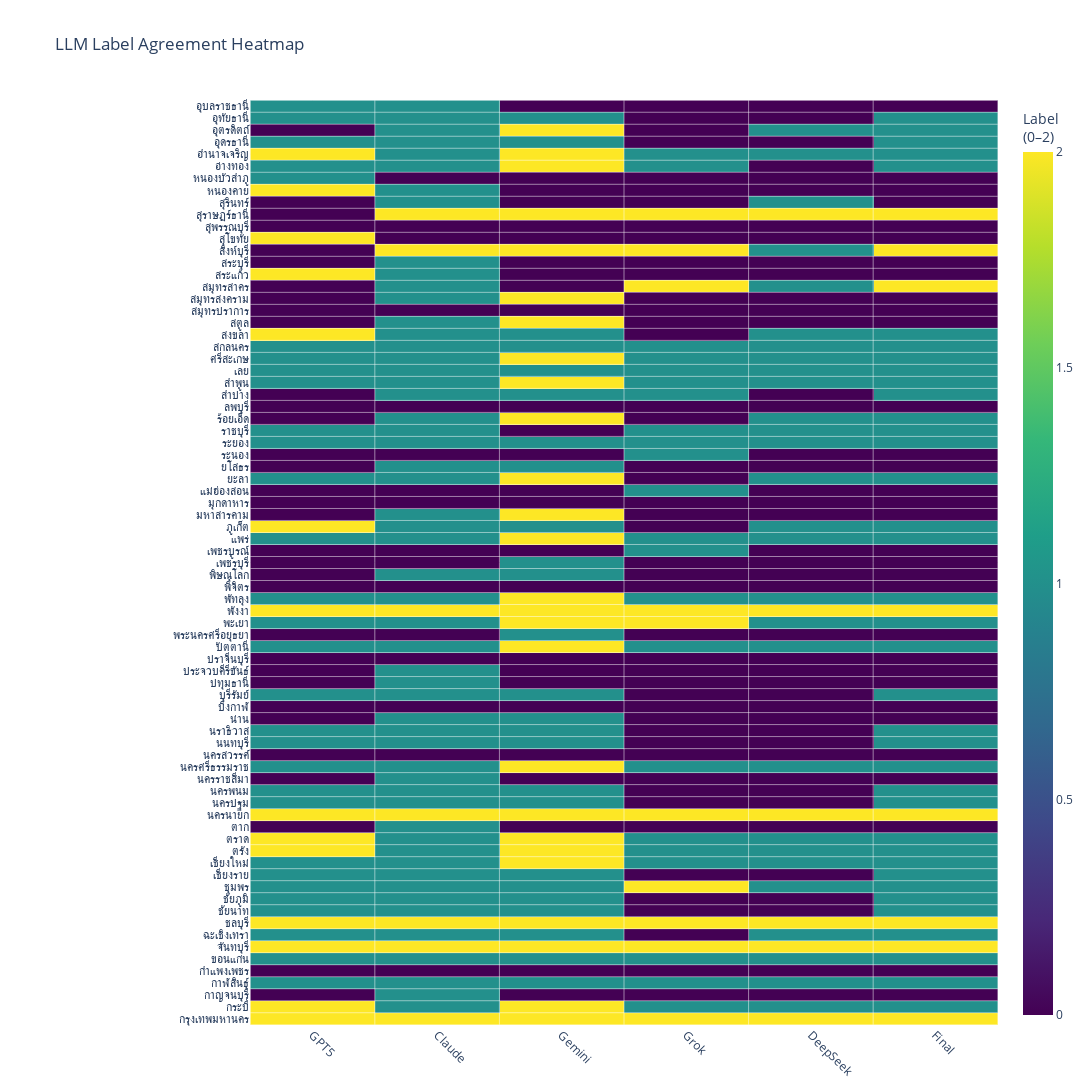

Notebook code cell kept with this figure:
### Code cell
llm_cols = ["GPT5","Claude","Gemini","Grok","DeepSeek","Final"]
heatmap_matrix = df_labeling[llm_cols].values
province_names = df_labeling["จังหวัด"].tolist()

n_rows = len(province_names)
n_cols = len(llm_cols)

import plotly.graph_objects as go

fig = go.Figure(data=go.Heatmap(
    z=heatmap_matrix,
    x=llm_cols,
    y=list(range(n_rows)),     # ใช้ตัวเลขเป็นแกนก่อน
    colorscale="Viridis",
    showscale=True,
    zmin=0, zmax=2,
    colorbar=dict(title="Label<br>(0–2)")
))

# --- add grid lines ---
shapes = []
for i in range(n_rows + 1):
    shapes.append(
        dict(
            type="line",
            x0=-0.5, y0=i-0.5,
            x1=n_cols-0.5, y1=i-0.5,
            line=dict(color="white", width=0.5)
        )
    )

for j in range(n_cols + 1):
    shapes.append(
        dict(
            type="line",
            x0=j-0.5, y0=-0.5,
            x1=j-0.5, y1=n_rows-0.5,
            line=dict(color="white", width=0.5)
        )
    )

# --- update layout ---
fig.update_layout(
    title="LLM Label Agreement Heatmap",
    width=1200,
    height=2200,       # ขยายสูงขึ้นเพื่อให้ชื่อไม่ทับกัน
    template="plotly_white",
    shapes=shapes,
    xaxis=dict(tickangle=45),

    # === จุดสำคัญที่สุด ===
    yaxis=dict(
        tickmode="array",
        tickvals=list(range(n_rows)),
        ticktext=province_names,
        automargin=True
    ),
    margin=dict(l=250, r=50, t=100, b=50)  # ขยายซ้ายให้เห็นชื่อยาวๆ
)

fig.show()

### Figure 1 — Plotly figure (JSON) as saved in the notebook; plotly's stock layout.template omitted (floating-point values rounded to 4 significant figures; data arrays with more than 128 entries replaced by an {"elided": "..."} marker saying what was removed)
{"data": [{"colorbar": {"title": {"text": "Label<br>(0–2)"}}, "colorscale": [[0, "#440154"], [0.1111, "#482878"], [0.2222, "#3e4989"], [0.3333, "#31688e"], [0.4444, "#26828e"], [0.5556, "#1f9e89"], [0.6667, "#35b779"], [0.7778, "#6ece58"], [0.8889, "#b5de2b"], [1, "#fde725"]], "showscale": true, "type": "heatmap", "x": ["GPT5", "Claude", "Gemini", "Grok", "DeepSeek", "Final"], "y": [0, 1, 2, 3, 4, 5, 6, 7, 8, 9, 10, 11, 12, 13, 14, 15, 16, 17, 18, 19, 20, 21, 22, 23, 24, 25, 26, 27, 28, 29, 30, 31, 32, 33, 34, 35, 36, 37, 38, 39, 40, 41, 42, 43, 44, 45, 46, 47, 48, 49, 50, 51, 52, 53, 54, 55, 56, 57, 58, 59, 60, 61, 62, 63, 64, 65, 66, 67, 68, 69, 70, 71, 72, 73, 74, 75, 76], "z": {"elided": "77x6 int values"}, "zmax": 2, "zmin": 0}], "layout": {"height": 2200, "margin": {"b": 50, "l": 250, "r": 50, "t": 100}, "shapes": [{"line": {"color": "white", "width": 0.5}, "type": "line", "x0": -0.5, "x1": 5.5, "y0": -0.5, "y1": -0.5}, {"line": {"color": "white", "width": 0.5}, "type": "line", "x0": -0.5, "x1": 5.5, "y0": 0.5, "y1": 0.5}, {"line": {"color": "white", "width": 0.5}, "type": "line", "x0": -0.5, "x1": 5.5, "y0": 1.5, "y1": 1.5}, {"line": {"color": "white", "width": 0.5}, "type": "line", "x0": -0.5, "x1": 5.5, "y0": 2.5, "y1": 2.5}, {"line": {"color": "white", "width": 0.5}, "type": "line", "x0": -0.5, "x1": 5.5, "y0": 3.5, "y1": 3.5}, {"line": {"color": "white", "width": 0.5}, "type": "line", "x0": -0.5, "x1": 5.5, "y0": 4.5, "y1": 4.5}, {"line": {"color": "white", "width": 0.5}, "type": "line", "x0": -0.5, "x1": 5.5, "y0": 5.5, "y1": 5.5}, {"line": {"color": "white", "width": 0.5}, "type": "line", "x0": -0.5, "x1": 5.5, "y0": 6.5, "y1": 6.5}, {"line": {"color": "white", "width": 0.5}, "type": "line", "x0": -0.5, "x1": 5.5, "y0": 7.5, "y1": 7.5}, {"line": {"color": "white", "width": 0.5}, "type": "line", "x0": -0.5, "x1": 5.5, "y0": 8.5, "y1": 8.5}, {"line": {"color": "white", "width": 0.5}, "type": "line", "x0": -0.5, "x1": 5.5, "y0": 9.5, "y1": 9.5}, {"line": {"color": "white", "width": 0.5}, "type": "line", "x0": -0.5, "x1": 5.5, "y0": 10.5, "y1": 10.5}, {"line": {"color": "white", "width": 0.5}, "type": "line", "x0": -0.5, "x1": 5.5, "y0": 11.5, "y1": 11.5}, {"line": {"color": "white", "width": 0.5}, "type": "line", "x0": -0.5, "x1": 5.5, "y0": 12.5, "y1": 12.5}, {"line": {"color": "white", "width": 0.5}, "type": "line", "x0": -0.5, "x1": 5.5, "y0": 13.5, "y1": 13.5}, {"line": {"color": "white", "width": 0.5}, "type": "line", "x0": -0.5, "x1": 5.5, "y0": 14.5, "y1": 14.5}, {"line": {"color": "white", "width": 0.5}, "type": "line", "x0": -0.5, "x1": 5.5, "y0": 15.5, "y1": 15.5}, {"line": {"color": "white", "width": 0.5}, "type": "line", "x0": -0.5, "x1": 5.5, "y0": 16.5, "y1": 16.5}, {"line": {"color": "white", "width": 0.5}, "type": "line", "x0": -0.5, "x1": 5.5, "y0": 17.5, "y1": 17.5}, {"line": {"color": "white", "width": 0.5}, "type": "line", "x0": -0.5, "x1": 5.5, "y0": 18.5, "y1": 18.5}, {"line": {"color": "white", "width": 0.5}, "type": "line", "x0": -0.5, "x1": 5.5, "y0": 19.5, "y1": 19.5}, {"line": {"color": "white", "width": 0.5}, "type": "line", "x0": -0.5, "x1": 5.5, "y0": 20.5, "y1": 20.5}, {"line": {"color": "white", "width": 0.5}, "type": "line", "x0": -0.5, "x1": 5.5, "y0": 21.5, "y1": 21.5}, {"line": {"color": "white", "width": 0.5}, "type": "line", "x0": -0.5, "x1": 5.5, "y0": 22.5, "y1": 22.5}, {"line": {"color": "white", "width": 0.5}, "type": "line", "x0": -0.5, "x1": 5.5, "y0": 23.5, "y1": 23.5}, {"line": {"color": "white", "width": 0.5}, "type": "line", "x0": -0.5, "x1": 5.5, "y0": 24.5, "y1": 24.5}, {"line": {"color": "white", "width": 0.5}, "type": "line", "x0": -0.5, "x1": 5.5, "y0": 25.5, "y1": 25.5}, {"line": {"color": "white", "width": 0.5}, "type": "line", "x0": -0.5, "x1": 5.5, "y0": 26.5, "y1": 26.5}, {"line": {"color": "white", "width": 0.5}, "type": "line", "x0": -0.5, "x1": 5.5, "y0": 27.5, "y1": 27.5}, {"line": {"color": "white", "width": 0.5}, "type": "line", "x0": -0.5, "x1": 5.5, "y0": 28.5, "y1": 28.5}, {"line": {"color": "white", "width": 0.5}, "type": "line", "x0": -0.5, "x1": 5.5, "y0": 29.5, "y1": 29.5}, {"line": {"color": "white", "width": 0.5}, "type": "line", "x0": -0.5, "x1": 5.5, "y0": 30.5, "y1": 30.5}, {"line": {"color": "white", "width": 0.5}, "type": "line", "x0": -0.5, "x1": 5.5, "y0": 31.5, "y1": 31.5}, {"line": {"color": "white", "width": 0.5}, "type": "line", "x0": -0.5, "x1": 5.5, "y0": 32.5, "y1": 32.5}, {"line": {"color": "white", "width": 0.5}, "type": "line", "x0": -0.5, "x1": 5.5, "y0": 33.5, "y1": 33.5}, {"line": {"color": "white", "width": 0.5}, "type": "line", "x0": -0.5, "x1": 5.5, "y0": 34.5, "y1": 34.5}, {"line": {"color": "white", "width": 0.5}, "type": "line", "x0": -0.5, "x1": 5.5, "y0": 35.5, "y1": 35.5}, {"line": {"color": "white", "width": 0.5}, "type": "line", "x0": -0.5, "x1": 5.5, "y0": 36.5, "y1": 36.5}, {"line": {"color": "white", "width": 0.5}, "type": "line", "x0": -0.5, "x1": 5.5, "y0": 37.5, "y1": 37.5}, {"line": {"color": "white", "width": 0.5}, "type": "line", "x0": -0.5, "x1": 5.5, "y0": 38.5, "y1": 38.5}, {"line": {"color": "white", "width": 0.5}, "type": "line", "x0": -0.5, "x1": 5.5, "y0": 39.5, "y1": 39.5}, {"line": {"color": "white", "width": 0.5}, "type": "line", "x0": -0.5, "x1": 5.5, "y0": 40.5, "y1": 40.5}, {"line": {"color": "white", "width": 0.5}, "type": "line", "x0": -0.5, "x1": 5.5, "y0": 41.5, "y1": 41.5}, {"line": {"color": "white", "width": 0.5}, "type": "line", "x0": -0.5, "x1": 5.5, "y0": 42.5, "y1": 42.5}, {"line": {"color": "white", "width": 0.5}, "type": "line", "x0": -0.5, "x1": 5.5, "y0": 43.5, "y1": 43.5}, {"line": {"color": "white", "width": 0.5}, "type": "line", "x0": -0.5, "x1": 5.5, "y0": 44.5, "y1": 44.5}, {"line": {"color": "white", "width": 0.5}, "type": "line", "x0": -0.5, "x1": 5.5, "y0": 45.5, "y1": 45.5}, {"line": {"color": "white", "width": 0.5}, "type": "line", "x0": -0.5, "x1": 5.5, "y0": 46.5, "y1": 46.5}, {"line": {"color": "white", "width": 0.5}, "type": "line", "x0": -0.5, "x1": 5.5, "y0": 47.5, "y1": 47.5}, {"line": {"color": "white", "width": 0.5}, "type": "line", "x0": -0.5, "x1": 5.5, "y0": 48.5, "y1": 48.5}, {"line": {"color": "white", "width": 0.5}, "type": "line", "x0": -0.5, "x1": 5.5, "y0": 49.5, "y1": 49.5}, {"line": {"color": "white", "width": 0.5}, "type": "line", "x0": -0.5, "x1": 5.5, "y0": 50.5, "y1": 50.5}, {"line": {"color": "white", "width": 0.5}, "type": "line", "x0": -0.5, "x1": 5.5, "y0": 51.5, "y1": 51.5}, {"line": {"color": "white", "width": 0.5}, "type": "line", "x0": -0.5, "x1": 5.5, "y0": 52.5, "y1": 52.5}, {"line": {"color": "white", "width": 0.5}, "type": "line", "x0": -0.5, "x1": 5.5, "y0": 53.5, "y1": 53.5}, {"line": {"color": "white", "width": 0.5}, "type": "line", "x0": -0.5, "x1": 5.5, "y0": 54.5, "y1": 54.5}, {"line": {"color": "white", "width": 0.5}, "type": "line", "x0": -0.5, "x1": 5.5, "y0": 55.5, "y1": 55.5}, {"line": {"color": "white", "width": 0.5}, "type": "line", "x0": -0.5, "x1": 5.5, "y0": 56.5, "y1": 56.5}, {"line": {"color": "white", "width": 0.5}, "type": "line", "x0": -0.5, "x1": 5.5, "y0": 57.5, "y1": 57.5}, {"line": {"color": "white", "width": 0.5}, "type": "line", "x0": -0.5, "x1": 5.5, "y0": 58.5, "y1": 58.5}, {"line": {"color": "white", "width": 0.5}, "type": "line", "x0": -0.5, "x1": 5.5, "y0": 59.5, "y1": 59.5}, {"line": {"color": "white", "width": 0.5}, "type": "line", "x0": -0.5, "x1": 5.5, "y0": 60.5, "y1": 60.5}, {"line": {"color": "white", "width": 0.5}, "type": "line", "x0": -0.5, "x1": 5.5, "y0": 61.5, "y1": 61.5}, {"line": {"color": "white", "width": 0.5}, "type": "line", "x0": -0.5, "x1": 5.5, "y0": 62.5, "y1": 62.5}, {"line": {"color": "white", "width": 0.5}, "type": "line", "x0": -0.5, "x1": 5.5, "y0": 63.5, "y1": 63.5}, {"line": {"color": "white", "width": 0.5}, "type": "line", "x0": -0.5, "x1": 5.5, "y0": 64.5, "y1": 64.5}, {"line": {"color": "white", "width": 0.5}, "type": "line", "x0": -0.5, "x1": 5.5, "y0": 65.5, "y1": 65.5}, {"line": {"color": "white", "width": 0.5}, "type": "line", "x0": -0.5, "x1": 5.5, "y0": 66.5, "y1": 66.5}, {"line": {"color": "white", "width": 0.5}, "type": "line", "x0": -0.5, "x1": 5.5, "y0": 67.5, "y1": 67.5}, {"line": {"color": "white", "width": 0.5}, "type": "line", "x0": -0.5, "x1": 5.5, "y0": 68.5, "y1": 68.5}, {"line": {"color": "white", "width": 0.5}, "type": "line", "x0": -0.5, "x1": 5.5, "y0": 69.5, "y1": 69.5}, {"line": {"color": "white", "width": 0.5}, "type": "line", "x0": -0.5, "x1": 5.5, "y0": 70.5, "y1": 70.5}, {"line": {"color": "white", "width": 0.5}, "type": "line", "x0": -0.5, "x1": 5.5, "y0": 71.5, "y1": 71.5}, {"line": {"color": "white", "width": 0.5}, "type": "line", "x0": -0.5, "x1": 5.5, "y0": 72.5, "y1": 72.5}, {"line": {"color": "white", "width": 0.5}, "type": "line", "x0": -0.5, "x1": 5.5, "y0": 73.5, "y1": 73.5}, {"line": {"color": "white", "width": 0.5}, "type": "line", "x0": -0.5, "x1": 5.5, "y0": 74.5, "y1": 74.5}, {"line": {"color": "white", "width": 0.5}, "type": "line", "x0": -0.5, "x1": 5.5, "y0": 75.5, "y1": 75.5}, {"line": {"color": "white", "width": 0.5}, "type": "line", "x0": -0.5, "x1": 5.5, "y0": 76.5, "y1": 76.5}, {"line": {"color": "white", "width": 0.5}, "type": "line", "x0": -0.5, "x1": -0.5, "y0": -0.5, "y1": 76.5}, {"line": {"color": "white", "width": 0.5}, "type": "line", "x0": 0.5, "x1": 0.5, "y0": -0.5, "y1": 76.5}, {"line": {"color": "white", "width": 0.5}, "type": "line", "x0": 1.5, "x1": 1.5, "y0": -0.5, "y1": 76.5}, {"line": {"color": "white", "width": 0.5}, "type": "line", "x0": 2.5, "x1": 2.5, "y0": -0.5, "y1": 76.5}, {"line": {"color": "white", "width": 0.5}, "type": "line", "x0": 3.5, "x1": 3.5, "y0": -0.5, "y1": 76.5}, {"line": {"color": "white", "width": 0.5}, "type": "line", "x0": 4.5, "x1": 4.5, "y0": -0.5, "y1": 76.5}, {"line": {"color": "white", "width": 0.5}, "type": "line", "x0": 5.5, "x1": 5.5, "y0": -0.5, "y1": 76.5}], "title": {"text": "LLM Label Agreement Heatmap"}, "width": 1200, "xaxis": {"tickangle": 45}, "yaxis": {"automargin": true, "tickmode": "array", "ticktext": ["กรุงเทพมหานคร", "กระบี่", "กาญจนบุรี", "กาฬสินธุ์", "กำแพงเพชร", "ขอนแก่น", "จันทบุรี", "ฉะเชิงเทรา", "ชลบุรี", "ชัยนาท", "ชัยภูมิ", "ชุมพร", "เชียงราย", "เชียงใหม่", "ตรัง", "ตราด", "ตาก", "นครนายก", "นครปฐม", "นครพนม", "นครราชสีมา", "นครศรีธรรมราช", "นครสวรรค์", "นนทบุรี", "นราธิวาส", "น่าน", "บึงกาฬ", "บุรีรัมย์", "ปทุมธานี", "ประจวบคีรีขันธ์", "ปราจีนบุรี", "ปัตตานี", "พระนครศรีอยุธยา", "พะเยา", "พังงา", "พัทลุง", "พิจิตร", "พิษณุโลก", "เพชรบุรี", "เพชรบูรณ์", "แพร่", "ภูเก็ต", "มหาสารคาม", "มุกดาหาร", "แม่ฮ่องสอน", "ยะลา", "ยโสธร", "ระนอง", "ระยอง", "ราชบุรี", "ร้อยเอ็ด", "ลพบุรี", "ลำปาง", "ลำพูน", "เลย", "ศรีสะเกษ", "สกลนคร", "สงขลา", "สตูล", "สมุทรปราการ", "สมุทรสงคราม", "สมุทรสาคร", "สระแก้ว", "สระบุรี", "สิงห์บุรี", "สุโขทัย", "สุพรรณบุรี", "สุราษฎร์ธานี", "สุรินทร์", "หนองคาย", "หนองบัวลำภู", "อ่างทอง", "อำนาจเจริญ", "อุดรธานี", "อุตรดิตถ์", "อุทัยธานี", "อุบลราชธานี"], "tickvals": [0, 1, 2, 3, 4, 5, 6, 7, 8, 9, 10, 11, 12, 13, 14, 15, 16, 17, 18, 19, 20, 21, 22, 23, 24, 25, 26, 27, 28, 29, 30, 31, 32, 33, 34, 35, 36, 37, 38, 39, 40, 41, 42, 43, 44, 45, 46, 47, 48, 49, 50, 51, 52, 53, 54, 55, 56, 57, 58, 59, 60, 61, 62, 63, 64, 65, 66, 67, 68, 69, 70, 71, 72, 73, 74, 75, 76]}}}
